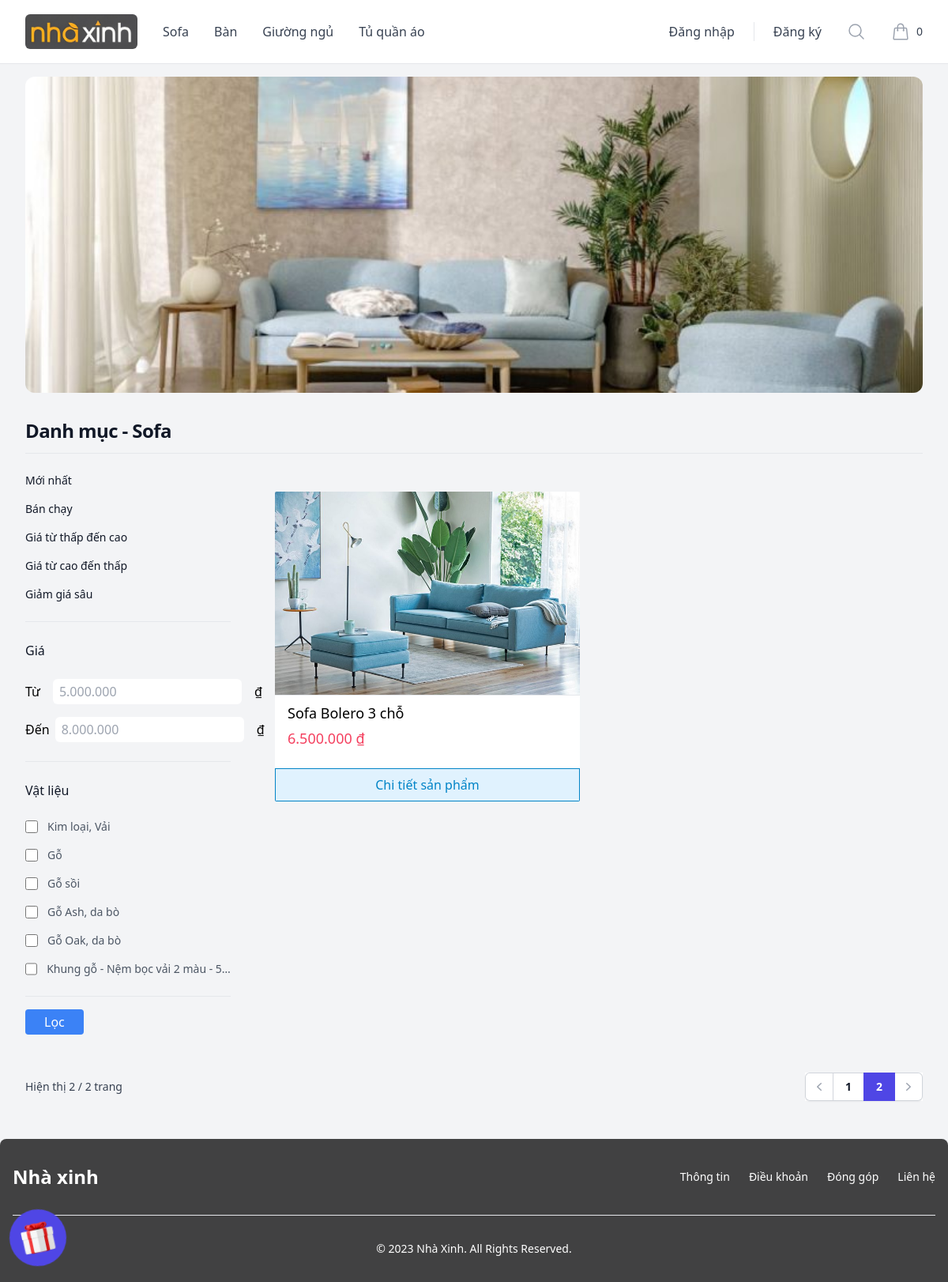
The app's page /?act=products&id=1&page=2 with its own data.
### tables this page shows
CREATE TABLE `categories` (
  `id` int(10) NOT NULL,
  `name_category` varchar(200) NOT NULL,
  `image` varchar(200) NOT NULL,
  `is_deleted` tinyint(1) NOT NULL DEFAULT 0
);

CREATE TABLE `products` (
  `id` int(10) NOT NULL,
  `name_product` varchar(200) NOT NULL,
  `description` text NOT NULL,
  `price` float NOT NULL,
  `origin_price` int(11) NOT NULL,
  `thumbnail` varchar(200) NOT NULL,
  `material` varchar(200) NOT NULL,
  `sold` int(11) NOT NULL DEFAULT 0,
  `created_at` varchar(200) NOT NULL,
  `id_category` int(10) NOT NULL,
  `is_deleted` tinyint(1) NOT NULL DEFAULT 0
);

### views/products.php (the view, shortened to what the rows shown need)
<!DOCTYPE html>
<html lang="en">
<head>
    <script src="https://cdn.tailwindcss.com"></script>
</head>
<body class="bg-gray-100">
    <?php include('partials/header.php') ?>
    <div class="px-4 sm:px-6 lg:px-8 mx-auto max-w-7xl">
        <div style="background-image: url(/asset/images/<?= $typeProduct['image'] ?>);" class="bg-cover h-[400px] mt-4 rounded-xl bg-center"></div>
    </div>
    <div class="bg-gray-100">
        <div>
            <main class="mx-auto max-w-7xl px-4 sm:px-6 lg:px-8">
                <div class="flex items-baseline justify-between border-b border-gray-200 pb-3 pt-8">
                    <h1 class="text-2xl font-bold tracking-tight text-gray-900">Danh mục - <?= $typeProduct['name_category'] ?></h1>
                </div>
                <section aria-labelledby="products-heading" class="pb-12 pt-6">
                    <div class="grid grid-cols-1 gap-x-8 gap-y-10 lg:grid-cols-4">
                        <div class="hidden lg:block">
                            <ul role="list" class="space-y-4 border-b border-gray-200 pb-6 text-sm font-medium text-gray-900">
                                <li>
                                    <a href="?act=products&id=<?= $typeProduct['id'] ?>&sort=new">Mới nhất</a>
                                </li>
                                <li>
                                    <a href="?act=products&id=<?= $typeProduct['id'] ?>&sort=selling">Bán chạy</a>
                                </li>
                                <li>
                                    <a href="?act=products&id=<?= $typeProduct['id'] ?>&sort=price-asc">Giá từ thấp đến cao</a>
                                </li>
                                <li>
                                    <a href="?act=products&id=<?= $typeProduct['id'] ?>&sort=price-desc">Giá từ cao đến thấp</a>
                                </li>
                                <li>
                                    <a href="?act=products&id=<?= $typeProduct['id'] ?>&sort=discount">Giảm giá sâu</a>
                                </li>
                            </ul>
                            <form id="filter">
                                <div class="border-b border-gray-200 py-6">
                                    <h3 class="-my-3 flow-root">
                                        <button type="button" class="flex w-full items-center justify-between text-base py-3 text-gray-400 hover:text-gray-500" aria-controls="filter-section-0" aria-expanded="false">
                                            <span class="font-medium text-gray-900">Giá</span>
                                        </button>
                                    </h3>
                                    <div class="pt-6" id="filter-section-0">
                                        <div class="space-y-4">
                                            <div class="flex gap-x-4 items-center">
                                                <p class="w-1/12">Từ</p>
                                                <input min="<?= $price['min_price'] ?>" value="<?= $price['min'] ?>" name="price-min" class="bg-white pl-2 rounded-md py-1" type="number" placeholder="5.000.000">
                                                &#8363;
                                            </div>
                                            <div class="flex gap-x-4 items-center">
                                                <p class="w-1/12">Đến</p>
                                                <input max="<?= $price['max_price'] ?>" value="<?= $price['max'] ?>" name="price-max" class="bg-white pl-2 rounded-md py-1" type="number" placeholder="8.000.000">
                                                &#8363;
                                            </div>
                                        </div>
                                    </div>
                                </div>
                                <div class="border-b border-gray-200 py-6">
                                    <h3 class="-my-3 flow-root">
                                        <button type="button" class="flex w-full items-center justify-between text-base py-3 text-gray-400 hover:text-gray-500" aria-controls="filter-section-1" aria-expanded="false">
                                            <span class="font-medium text-gray-900">Vật liệu</span>
                                        </button>
                                    </h3>
                                    <div class="pt-6" id="filter-section-1">
                                        <div class="space-y-4">
                                            <?php
                                            foreach ($materials as $key => $materia) {
                                                extract($materia);
                                            ?>
                                                <div class="flex items-center">
                                                    <input id="filter-category-<?= $key ?>" name="material[]" value="<?= $material ?>" type="checkbox" class="h-4 w-4 rounded border-gray-300 text-indigo-600 focus:ring-indigo-500" />
                                                    <label for="filter-category-<?= $key ?>" class="ml-3 text-sm text-gray-600 truncate"><?= $material ?></label>
                                                </div>
                                            <?php
                                            }
                                            ?>
                                        </div>
                                    </div>
                                </div>
                                <div class="mt-4">
                                    <button id="btn-filter" type="submit" class="bg-blue-500 hover:bg-blue-700 text-white py-1 px-6 rounded">Lọc</button>
                                </div>
                            </form>
                        </div>
                        <div class="lg:col-span-3">
                            <div class="">
                                <div class="mx-auto max-w-2xl px-4 py-6 sm:px-6 lg:max-w-7xl">
                                    <div class="grid grid-cols-1 gap-x-6 gap-y-10 sm:grid-cols-2 lg:grid-cols-2 xl:grid-cols-3 xl:gap-x-8">
                                        <?php include('components/product.php') ?>
                                    </div>
                                </div>
                            </div>
                        </div>
                    </div>
                </section>
                <div class="hidden sm:flex sm:flex-1 sm:items-center sm:justify-between mb-12">
                    <div>
                        <p class="text-sm text-gray-700">
                            Hiện thị
                            <span class="font-medium"><?= $products_page['current_page'] ?></span>
                            /
                            <span class="font-medium"><?= $products_page['page'] ?></span>
                            trang
                        </p>
                    </div>
                    <div class="flex item-center bg-white">
                        <nav class="isolate inline-flex -space-x-px rounded-md shadow-sm" aria-label="Pagination">
                            <a href="/?act=products&id=<?= $_GET['id'] ?>&page=<?= $products_page['current_page'] - 1 ?>" class="<?= $products_page['current_page'] == 1 ? 'pointer-events-none' : '' ?> relative inline-flex items-center rounded-l-md px-2 py-2 text-gray-400 ring-1 ring-inset ring-gray-300 hover:bg-gray-50 focus:z-20 focus:outline-offset-0">
                                <svg class="h-5 w-5" viewBox="0 0 20 20" fill="currentColor" aria-hidden="true">
                                    <path fill-rule="evenodd" d="M12.79 5.23a.75.75 0 01-.02 1.06L8.832 10l3.938 3.71a.75.75 0 11-1.04 1.08l-4.5-4.25a.75.75 0 010-1.08l4.5-4.25a.75.75 0 011.06.02z" clip-rule="evenodd" />
                                </svg>
                            </a>
                            <?php
                            for ($i = 1; $i <= $products_page['page']; $i++) {
                                if (($products_page['current_page'] - 3 < $i && $i <= $products_page['current_page']) || ($i > $products_page['current_page'] && $i < $products_page['current_page'] + 3)) {
                                    $default = "text-gray-900 ring-1 ring-inset ring-gray-300 hover:bg-gray-50 focus:outline-offset-0";
                                    $active = "z-10 bg-indigo-600 text-white focus-visible:outline focus-visible:outline-2 focus-visible:outline-offset-2 focus-visible:outline-indigo-600";
                            ?>
                                    <a style="" href="/?act=products&id=<?= $_GET['id'] ?>&page=<?= $i  ?>" aria-current="page" class="relative inline-flex items-center px-4 py-2 text-sm font-semibold <?= $products_page['current_page'] == $i  ? $active : $default ?>"> <?= $i ?> </a>
                            <?php
                                }
                            }
                            ?>
                            <a href="/?act=products&id=<?= $_GET['id'] ?>&page=<?= $products_page['current_page'] + 1 ?>" class="<?= $products_page['current_page'] == $products_page['page'] ? 'pointer-events-none' : '' ?> relative inline-flex items-center rounded-r-md px-2 py-2 text-gray-400 ring-1 ring-inset ring-gray-300 hover:bg-gray-50 focus:z-20 focus:outline-offset-0">
                                <svg class="h-5 w-5" viewBox="0 0 20 20" fill="currentColor" aria-hidden="true">
                                    <path fill-rule="evenodd" d="M7.21 14.77a.75.75 0 01.02-1.06L11.168 10 7.23 6.29a.75.75 0 111.04-1.08l4.5 4.25a.75.75 0 010 1.08l-4.5 4.25a.75.75 0 01-1.06-.02z" clip-rule="evenodd" />
                                </svg>
                            </a>
                        </nav>
                    </div>
                </div>
            </main>
            <?php include('partials/footer.php') ?>
        </div>
    </div>
</body>
</html>

### index.php (shortened to what the rows shown need)
<?php
function bootstrap()
{
    include("./routes.php");
    include("./database/service.php");
    include("./models/categories.php");
    include("./models/products.php");
    include("./models/users.php");
    include("./models/vouchers.php");
    include("./models/cartsDetail.php");
    include("./models/bills.php");
    include("./models/productsBill.php");
    include("./models/productsDetail.php");
    include("./models/images.php");
    include("./models/reviews.php");
    $act = '';
    $user = isset($_SESSION['user']) ? true : false;
    $req = new Req(
        $categories,
        $products,
        $users,
        $vouchers,
        $cartsDetail,
        $bills,
        $productsBill,
        $productsDetail,
        $images,
        $reviews,
    );
    if (!isset($_GET['act']))
        $act = check_path('');
    else
        $act = check_path($_GET['act']);
    foreach ($routes as $route) {
        if ($act == $route['path'] && !$user) {
            if ($route['role'] != 1) {
                return $route['view']($req);
            } else {
                header('location: /');
            }
        }
    }
}
bootstrap();

### views/partials/header.php (shortened to what the rows shown need)
<header class="z-20 bg-white border-b border-gray-200 sticky top-0">
    <nav aria-label="Top" class="bg-white relative z-10 mx-auto max-w-7xl px-4 sm:px-6 lg:px-8 py-2">
        <div>
            <div class="flex h-16 items-center">
                <div class="ml-4 flex lg:ml-0">
                    <a href="/">
                        <img class="h-9 sm:h-11 w-auto rounded-md" src="/asset/images/logo.jpg" alt="" />
                    </a>
                </div>
                <div class="hidden lg:ml-8 lg:block lg:self-stretch">
                    <div class="flex h-full space-x-8">
                        <?php
                        foreach ($categories as $category) {
                            extract($category);
                        ?>
                            <a href="?act=products&id=<?= $id ?>" class="flex items-center font-medium text-gray-700 hover:text-gray-800"><?= $name_category ?></a>
                        <?php } ?>
                    </div>
                </div>
                <div class="ml-auto flex items-center">
                    <div class="hidden lg:flex-1 lg:items-center lg:justify-end lg:space-x-6 <?= isset($_SESSION['user']) ? 'lg:hidden' : 'lg:flex' ?>">
                        <a href="/?act=login" class="text-base font-medium text-gray-700 hover:text-gray-800">Đăng nhập</a>
                        <a href="/?act=register" class="text-base font-medium text-gray-700 hover:text-gray-800">Đăng ký</a>
                    </div>
                    <div class="flex lg:ml-6">
                        <button id="btn-search" class="p-2 text-gray-400 hover:text-gray-500">
                            <svg class="h-6 w-6" fill="none" viewBox="0 0 24 24" stroke-width="1.5" stroke="currentColor" aria-hidden="true">
                                <path stroke-linecap="round" stroke-linejoin="round" d="M21 21l-5.197-5.197m0 0A7.5 7.5 0 105.196 5.196a7.5 7.5 0 0010.607 10.607z" />
                            </svg>
                        </button>
                    </div>
                    <div class="ml-4 flow-root lg:ml-6">
                        <a href="/?act=cart" class="group -m-2 flex items-center p-2">
                            <span class="ml-2 text-sm font-medium text-gray-700 group-hover:text-gray-800"> <?= isset($_SESSION['user']) ? $_SESSION['user']['count_cart'] : 0 ?></span>
                        </a>
                    </div>
                </div>
            </div>
        </div>
    </nav>
    <div title="Voucher" class="z-10 fixed bottom-5 -rotate-12 left-3 bg-indigo-600 p-3 rounded-[50%]">
        <a href="#">
            <img src="/asset/images/git.png" alt="" class="w-12 animate-bounce">
        </a>
    </div>
    <div>
        <form autocomplete="false" autocapitalize="false" method="GET" action="" id="search" class="-z-10 top-0 transition-all border-t bg-white border-gray-200 absolute left-1/2 -translate-x-1/2 w-full h-14 max-w-7xl flex items-center px-8 gap-3">
            <button type="submit" class="py-2 text-white bg-blue-600 hover:bg-blue-500 focus:ring-4 font-medium rounded-md text-sm px-5 focus:outline-none">
            </button>
        </form>
    </div>
</header>

### views/components/product.php
<?php
foreach ($products as $product) {
    extract($product);
?>
    <div class="group relative rounded-sm bg-white overflow-hidden group flex flex-col justify-between">
        <div class="pb-6">
            <div class="w-full overflow-hidden bg-white lg:aspect-none group-hover:opacity-75 border-b">
                <img src="/asset/images/<?= $thumbnail ?>" alt="<?= $name_product ?>" class="aspect-[9/6] w-full object-cover lg:h-full lg:w-full" />
            </div>
            <div class="mt-2 px-4">
                <div>
                    <h3 class="text-lg first-letter:capitalize">
                        <a href="/?act=product&id=<?= $id ?>">
                            <span aria-hidden="true" class="absolute inset-0 p-2">
                            </span>
                            <?= $name_product ?>
                        </a>
                    </h3>
                    <p class="mt-1 inline-block rounded-md text-lg text-rose-500 font-medium"><?= number_format($price, 0, ',', '.') ?> &#8363;</p>
                </div>
            </div>
        </div>
        <div class="text-center font-medium bg-sky-100 text-sky-600 py-2 border border-sky-600 group-hover:bg-sky-600 group-hover:text-white">
            Chi tiết sản phẩm
        </div>
    </div>
<?php } ?>

### records on screen
categories: name_category "Sofa", image (picture)
categories: name_category "Bàn"
categories: name_category "Giường ngủ"
categories: name_category "Tủ quần áo"
products: thumbnail (picture), name_product "Sofa Bolero 3 chỗ", price "6.500.000"

### other values on screen
$material "Kim loại, Vải"
$material "Gỗ"
$material "Gỗ sồi"
$material "Gỗ Ash, da bò"
$material "Gỗ Oak, da bò"
$material "Khung gỗ - Nệm bọc vải 2 màu - 5…"
$products_page['current_page'] "2"
$products_page['page'] "2"
